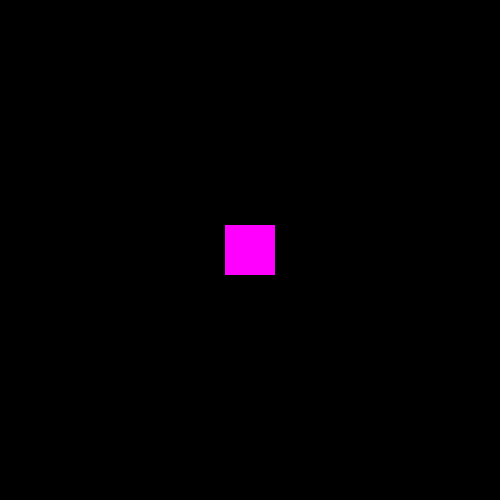
Frame 1 (no input)
Frame 60 (no input): identical to frame 1, image omitted
Frame 120 (the mouse pressed at the canvas centre since frame 60): identical to frame 1, image omitted

The p5.js sketch that drew this single still picture (run headless with seeded random() and noise() and a simulated clock; from frame 60 on, the mouse is pressed at the canvas centre):

// p5.js sketch
// ── sketch.js
let xPos = 250;
let yPos = 250;
function setup() {
  createCanvas(500, 500);
  noStroke();

  rectMode(CENTER);
}

function draw() {
  background(0);
  fill('magenta')
  rect(xPos, yPos, 50, 50)

  if(keyIsDown(UP_ARROW)){
    yPos -= 3
  }

  if(keyIsDown(DOWN_ARROW)){
    yPos += 3
  }

  if(keyIsDown(RIGHT_ARROW)){
    xPos += 3
  }

  if(keyIsDown(LEFT_ARROW)){
    xPos -= 3
  }
}
